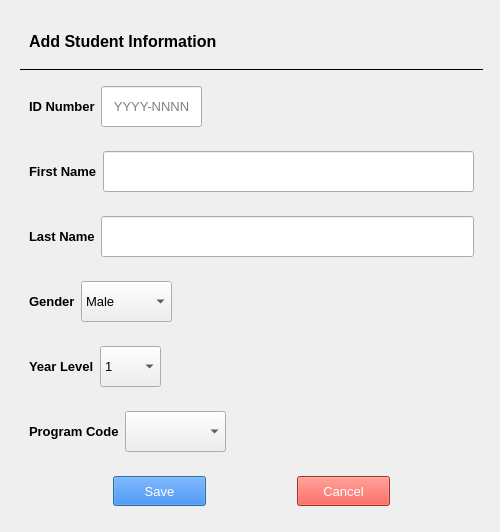
<?xml version="1.0" encoding="UTF-8"?>
<ui version="4.0">
 <class>EditStudent_Dialog</class>
 <widget class="QDialog" name="EditStudent_Dialog">
  <property name="geometry">
   <rect>
    <x>0</x>
    <y>0</y>
    <width>500</width>
    <height>532</height>
   </rect>
  </property>
  <property name="minimumSize">
   <size>
    <width>500</width>
    <height>532</height>
   </size>
  </property>
  <property name="windowTitle">
   <string>Dialog</string>
  </property>
  <layout class="QGridLayout" name="gridLayout_2">
   <item row="0" column="0">
    <widget class="QWidget" name="widget" native="true">
     <property name="minimumSize">
      <size>
       <width>481</width>
       <height>513</height>
      </size>
     </property>
     <layout class="QGridLayout" name="gridLayout">
      <item row="0" column="0">
       <widget class="QWidget" name="widget_3" native="true">
        <layout class="QHBoxLayout" name="horizontalLayout_2">
         <item>
          <widget class="QLabel" name="Edit_Student_text">
           <property name="font">
            <font>
             <pointsize>12</pointsize>
             <weight>75</weight>
             <bold>true</bold>
            </font>
           </property>
           <property name="text">
            <string>Add Student Information</string>
           </property>
          </widget>
         </item>
         <item>
          <spacer name="horizontalSpacer">
           <property name="orientation">
            <enum>Qt::Horizontal</enum>
           </property>
           <property name="sizeHint" stdset="0">
            <size>
             <width>40</width>
             <height>20</height>
            </size>
           </property>
          </spacer>
         </item>
        </layout>
       </widget>
      </item>
      <item row="1" column="0">
       <widget class="Line" name="line">
        <property name="frameShadow">
         <enum>QFrame::Plain</enum>
        </property>
        <property name="orientation">
         <enum>Qt::Horizontal</enum>
        </property>
       </widget>
      </item>
      <item row="2" column="0">
       <widget class="QWidget" name="widget_4" native="true">
        <layout class="QHBoxLayout" name="horizontalLayout_3">
         <item>
          <widget class="QLabel" name="ID_Number_text">
           <property name="font">
            <font>
             <pointsize>10</pointsize>
             <weight>75</weight>
             <bold>true</bold>
            </font>
           </property>
           <property name="text">
            <string>ID Number</string>
           </property>
          </widget>
         </item>
         <item>
          <widget class="QLineEdit" name="ID_Number_input">
           <property name="minimumSize">
            <size>
             <width>101</width>
             <height>41</height>
            </size>
           </property>
           <property name="maximumSize">
            <size>
             <width>101</width>
             <height>41</height>
            </size>
           </property>
           <property name="font">
            <font>
             <pointsize>10</pointsize>
            </font>
           </property>
           <property name="text">
            <string/>
           </property>
           <property name="alignment">
            <set>Qt::AlignCenter</set>
           </property>
           <property name="placeholderText">
            <string>YYYY-NNNN</string>
           </property>
          </widget>
         </item>
         <item>
          <spacer name="horizontalSpacer_5">
           <property name="orientation">
            <enum>Qt::Horizontal</enum>
           </property>
           <property name="sizeHint" stdset="0">
            <size>
             <width>236</width>
             <height>20</height>
            </size>
           </property>
          </spacer>
         </item>
        </layout>
       </widget>
      </item>
      <item row="3" column="0">
       <widget class="QWidget" name="widget_5" native="true">
        <layout class="QHBoxLayout" name="horizontalLayout_4">
         <item>
          <widget class="QLabel" name="First_Name_text">
           <property name="font">
            <font>
             <pointsize>10</pointsize>
             <weight>75</weight>
             <bold>true</bold>
            </font>
           </property>
           <property name="text">
            <string>First Name</string>
           </property>
          </widget>
         </item>
         <item>
          <widget class="QLineEdit" name="First_Name_input">
           <property name="minimumSize">
            <size>
             <width>291</width>
             <height>41</height>
            </size>
           </property>
           <property name="font">
            <font>
             <pointsize>10</pointsize>
            </font>
           </property>
           <property name="text">
            <string/>
           </property>
           <property name="placeholderText">
            <string/>
           </property>
          </widget>
         </item>
        </layout>
       </widget>
      </item>
      <item row="4" column="0">
       <widget class="QWidget" name="widget_6" native="true">
        <layout class="QHBoxLayout" name="horizontalLayout_5">
         <item>
          <widget class="QLabel" name="Last_Name_text">
           <property name="font">
            <font>
             <pointsize>10</pointsize>
             <weight>75</weight>
             <bold>true</bold>
            </font>
           </property>
           <property name="text">
            <string>Last Name</string>
           </property>
          </widget>
         </item>
         <item>
          <widget class="QLineEdit" name="Last_Name_input">
           <property name="minimumSize">
            <size>
             <width>171</width>
             <height>41</height>
            </size>
           </property>
           <property name="font">
            <font>
             <pointsize>10</pointsize>
            </font>
           </property>
           <property name="placeholderText">
            <string/>
           </property>
          </widget>
         </item>
        </layout>
       </widget>
      </item>
      <item row="5" column="0">
       <widget class="QWidget" name="widget_8" native="true">
        <layout class="QHBoxLayout" name="horizontalLayout_7">
         <item>
          <widget class="QLabel" name="Gender_text">
           <property name="font">
            <font>
             <pointsize>10</pointsize>
             <weight>75</weight>
             <bold>true</bold>
            </font>
           </property>
           <property name="text">
            <string>Gender</string>
           </property>
          </widget>
         </item>
         <item>
          <widget class="QComboBox" name="gender_comboBox">
           <property name="minimumSize">
            <size>
             <width>91</width>
             <height>41</height>
            </size>
           </property>
           <property name="font">
            <font>
             <pointsize>10</pointsize>
            </font>
           </property>
           <item>
            <property name="text">
             <string>Male</string>
            </property>
           </item>
           <item>
            <property name="text">
             <string>Female</string>
            </property>
           </item>
          </widget>
         </item>
         <item>
          <spacer name="horizontalSpacer_7">
           <property name="orientation">
            <enum>Qt::Horizontal</enum>
           </property>
           <property name="sizeHint" stdset="0">
            <size>
             <width>278</width>
             <height>20</height>
            </size>
           </property>
          </spacer>
         </item>
        </layout>
       </widget>
      </item>
      <item row="6" column="0">
       <widget class="QWidget" name="widget_7" native="true">
        <layout class="QHBoxLayout" name="horizontalLayout_6">
         <item>
          <widget class="QLabel" name="Year_Level_text">
           <property name="font">
            <font>
             <pointsize>10</pointsize>
             <weight>75</weight>
             <bold>true</bold>
            </font>
           </property>
           <property name="text">
            <string>Year Level</string>
           </property>
          </widget>
         </item>
         <item>
          <widget class="QComboBox" name="Year_Level_comboBox">
           <property name="minimumSize">
            <size>
             <width>61</width>
             <height>41</height>
            </size>
           </property>
           <property name="maximumSize">
            <size>
             <width>61</width>
             <height>41</height>
            </size>
           </property>
           <property name="font">
            <font>
             <pointsize>10</pointsize>
            </font>
           </property>
           <property name="layoutDirection">
            <enum>Qt::LeftToRight</enum>
           </property>
           <item>
            <property name="text">
             <string>1</string>
            </property>
           </item>
           <item>
            <property name="text">
             <string>2</string>
            </property>
           </item>
           <item>
            <property name="text">
             <string>3</string>
            </property>
           </item>
           <item>
            <property name="text">
             <string>4</string>
            </property>
           </item>
          </widget>
         </item>
         <item>
          <spacer name="horizontalSpacer_6">
           <property name="orientation">
            <enum>Qt::Horizontal</enum>
           </property>
           <property name="sizeHint" stdset="0">
            <size>
             <width>282</width>
             <height>20</height>
            </size>
           </property>
          </spacer>
         </item>
        </layout>
       </widget>
      </item>
      <item row="7" column="0">
       <widget class="QWidget" name="widget_9" native="true">
        <layout class="QHBoxLayout" name="horizontalLayout_8">
         <item>
          <widget class="QLabel" name="Program_Code_text">
           <property name="font">
            <font>
             <pointsize>10</pointsize>
             <weight>75</weight>
             <bold>true</bold>
            </font>
           </property>
           <property name="text">
            <string>Program Code</string>
           </property>
          </widget>
         </item>
         <item>
          <widget class="QComboBox" name="program_code_input_comboBox">
           <property name="minimumSize">
            <size>
             <width>101</width>
             <height>41</height>
            </size>
           </property>
           <property name="maximumSize">
            <size>
             <width>121</width>
             <height>41</height>
            </size>
           </property>
          </widget>
         </item>
         <item>
          <spacer name="horizontalSpacer_8">
           <property name="orientation">
            <enum>Qt::Horizontal</enum>
           </property>
           <property name="sizeHint" stdset="0">
            <size>
             <width>209</width>
             <height>20</height>
            </size>
           </property>
          </spacer>
         </item>
        </layout>
       </widget>
      </item>
      <item row="8" column="0">
       <widget class="QWidget" name="widget_2" native="true">
        <layout class="QHBoxLayout" name="horizontalLayout">
         <item>
          <spacer name="horizontalSpacer_2">
           <property name="orientation">
            <enum>Qt::Horizontal</enum>
           </property>
           <property name="sizeHint" stdset="0">
            <size>
             <width>76</width>
             <height>20</height>
            </size>
           </property>
          </spacer>
         </item>
         <item>
          <widget class="QPushButton" name="Save_Button">
           <property name="minimumSize">
            <size>
             <width>93</width>
             <height>30</height>
            </size>
           </property>
           <property name="font">
            <font>
             <pointsize>10</pointsize>
            </font>
           </property>
           <property name="styleSheet">
            <string notr="true">background-color: rgb(26, 115, 232);
color: rgb(255, 255, 255);</string>
           </property>
           <property name="text">
            <string>Save</string>
           </property>
           <property name="icon">
            <iconset resource="../../SSIS GUI/2_resource.qrc">
             <normaloff>:/icon/icons/save_24dp_FFFFFF_FILL0_wght400_GRAD0_opsz24.svg</normaloff>
             <normalon>:/icon/icons/save_24dp_1A73E8_FILL0_wght400_GRAD0_opsz24.svg</normalon>:/icon/icons/save_24dp_FFFFFF_FILL0_wght400_GRAD0_opsz24.svg</iconset>
           </property>
           <property name="iconSize">
            <size>
             <width>20</width>
             <height>20</height>
            </size>
           </property>
           <property name="checkable">
            <bool>false</bool>
           </property>
           <property name="checked">
            <bool>false</bool>
           </property>
           <property name="autoExclusive">
            <bool>false</bool>
           </property>
          </widget>
         </item>
         <item>
          <spacer name="horizontalSpacer_3">
           <property name="orientation">
            <enum>Qt::Horizontal</enum>
           </property>
           <property name="sizeHint" stdset="0">
            <size>
             <width>75</width>
             <height>20</height>
            </size>
           </property>
          </spacer>
         </item>
         <item>
          <widget class="QPushButton" name="Cancel_Button">
           <property name="minimumSize">
            <size>
             <width>93</width>
             <height>30</height>
            </size>
           </property>
           <property name="font">
            <font>
             <pointsize>10</pointsize>
            </font>
           </property>
           <property name="styleSheet">
            <string notr="true">background-color: rgb(234, 67, 53);
color: rgb(255, 255, 255);</string>
           </property>
           <property name="text">
            <string>Cancel</string>
           </property>
           <property name="icon">
            <iconset resource="../../SSIS GUI/2_resource.qrc">
             <normaloff>:/icon/icons/cancel_24dp_FFFFFF_FILL0_wght400_GRAD0_opsz24.svg</normaloff>
             <normalon>:/icon/icons/cancel_24dp_EA3323_FILL0_wght400_GRAD0_opsz24.svg</normalon>:/icon/icons/cancel_24dp_FFFFFF_FILL0_wght400_GRAD0_opsz24.svg</iconset>
           </property>
           <property name="iconSize">
            <size>
             <width>20</width>
             <height>20</height>
            </size>
           </property>
           <property name="checkable">
            <bool>false</bool>
           </property>
          </widget>
         </item>
         <item>
          <spacer name="horizontalSpacer_4">
           <property name="orientation">
            <enum>Qt::Horizontal</enum>
           </property>
           <property name="sizeHint" stdset="0">
            <size>
             <width>40</width>
             <height>20</height>
            </size>
           </property>
          </spacer>
         </item>
        </layout>
       </widget>
      </item>
     </layout>
    </widget>
   </item>
  </layout>
 </widget>
 <resources>
  <include location="../../SSIS GUI/2_resource.qrc"/>
 </resources>
 <connections/>
</ui>
